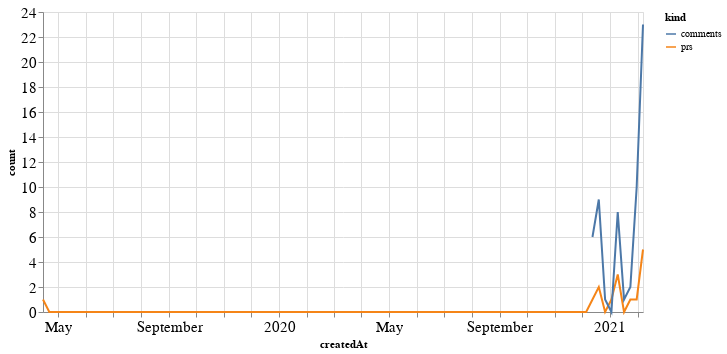

Notebook code for this chart:
### Code cell
alt.Chart(total_time, width=600).mark_line().encode(
    x='createdAt',
    y='count',
    color='kind'
)

### Figure 1 — Vega-Lite specification as saved in the notebook (floating-point values rounded to 4 significant figures; data arrays with more than 128 entries replaced by an {"elided": "..."} marker saying what was removed)
{"config": {"axisLeft": {"labelFontSize": 15}, "axisBottom": {"labelFontSize": 15}}, "data": {"name": "data-dccd7ee31282d548dcdd24cf5d0fe9d4"}, "mark": "line", "encoding": {"color": {"type": "nominal", "field": "kind"}, "x": {"type": "temporal", "field": "createdAt"}, "y": {"type": "quantitative", "field": "count"}}, "width": 600, "$schema": "https://vega.github.io/schema/vega-lite/v4.8.1.json", "datasets": {"data-dccd7ee31282d548dcdd24cf5d0fe9d4": {"elided": "192 records"}}}
